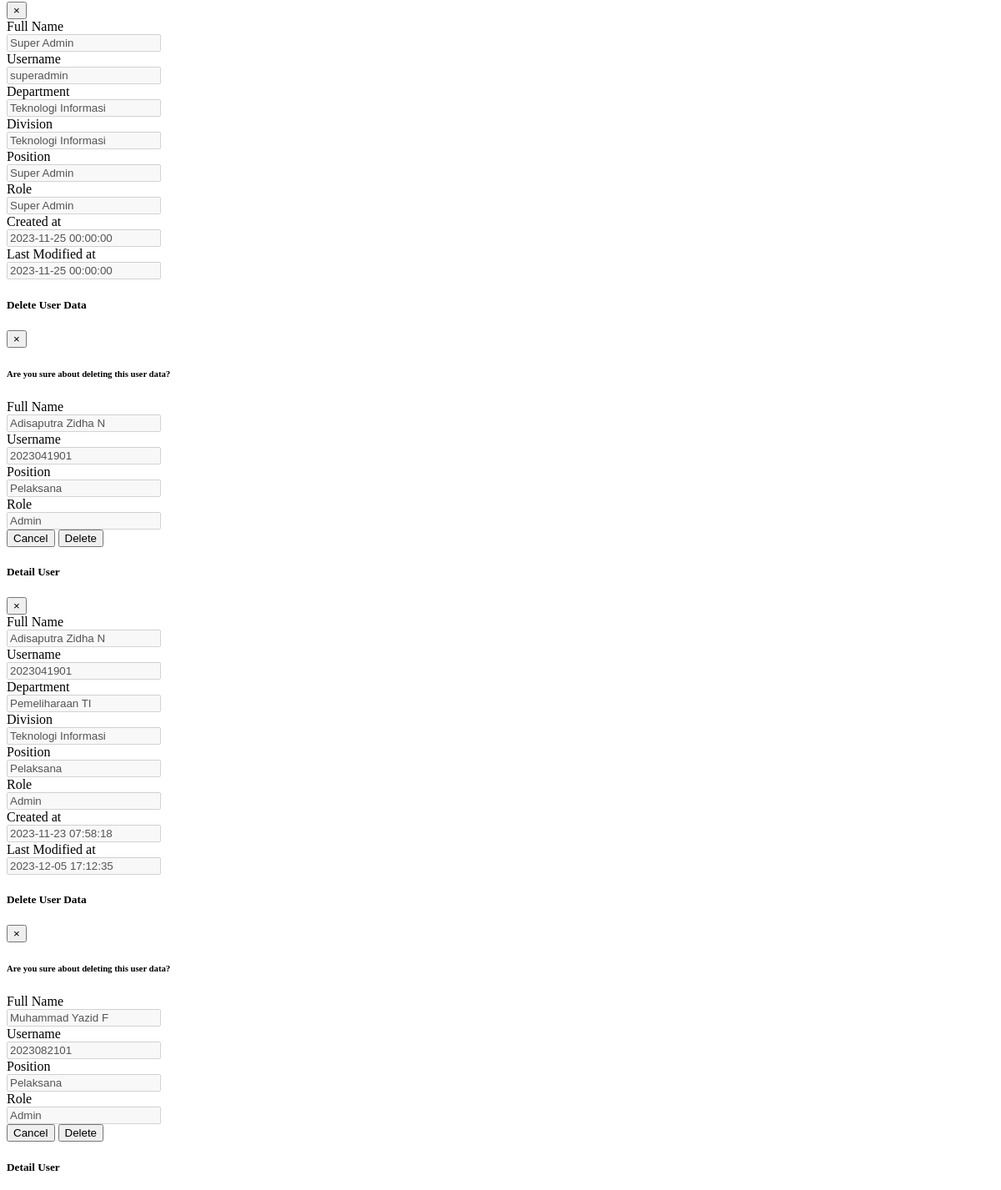
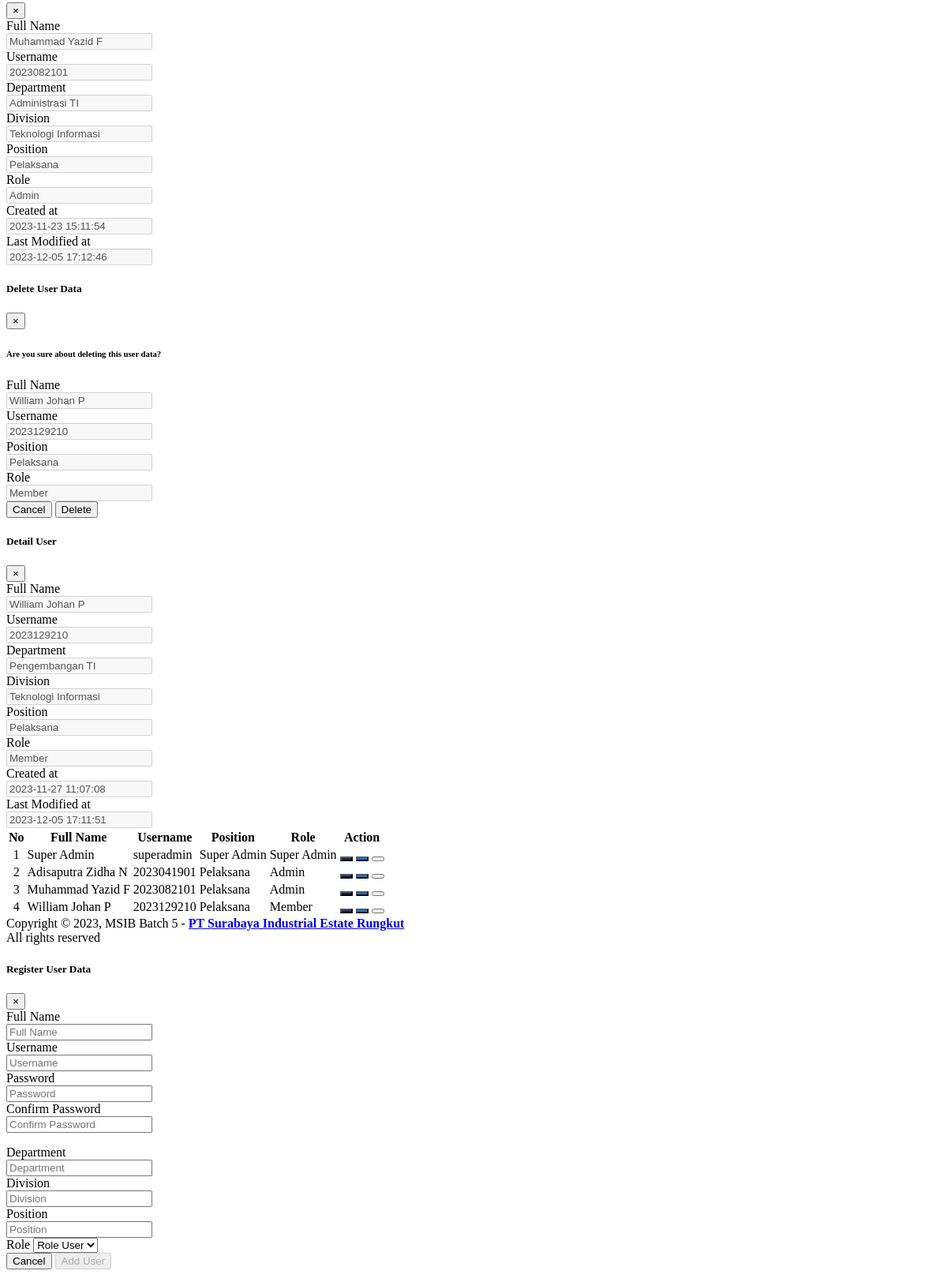
The app's page /page/dashboard/userManagement.php (signed in, lower part), older data (2 pictures, top to bottom).
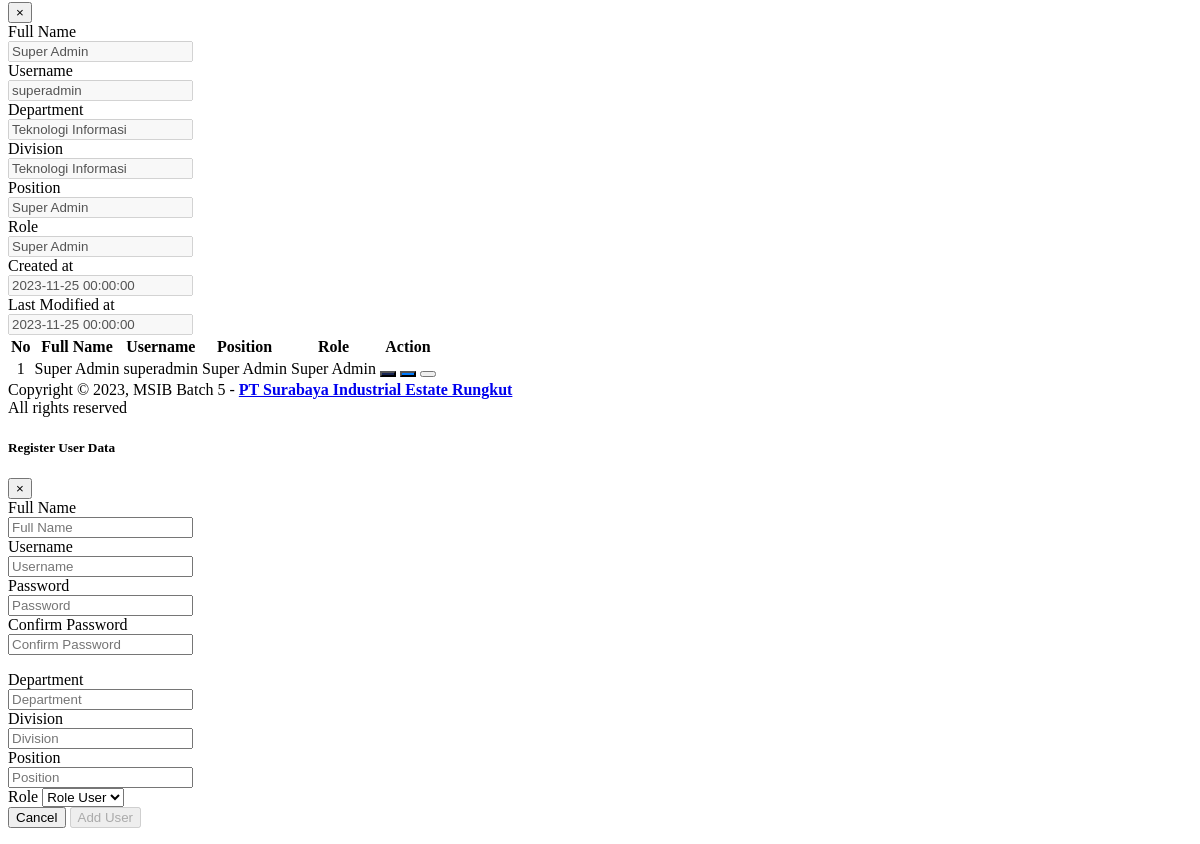
The same page, newer data.
### tables this page shows
CREATE TABLE `user` (
  `id` int NOT NULL,
  `full_name` varchar(128) DEFAULT NULL,
  `username` varchar(128) NOT NULL UNIQUE,
  `password` varchar(128) NOT NULL,
  `position` varchar(128) DEFAULT NULL,
  `department` varchar(128) DEFAULT NULL,
  `division` varchar(128) DEFAULT NULL,
  `role` int DEFAULT NULL COMMENT '0: superadmin, 1: admin, 2: member, 3: guest',
  `created_at` datetime NOT NULL,
  `lastmodified_at` datetime NOT NULL
);

### page/element/navbar-sidebar.php (called while the page is built, shortened)
<?php
  if(isset($_SESSION['username'])){
    $role_user = $_SESSION['role'];
  } else {
    header("Location: ?page=portal");
  }
?>

### page/dashboard/userManagement.php (the view, shortened to what the rows shown need)
</head>
<body>
<div class="wrapper">
  <?php
    require "./page/element/navbar-sidebar.php"
  ?>
  <div class="content-wrapper">
  <div class="content">
    <div class="container-fluid">
      <div class="row">
        <div class="col-lg-12">
            <div class="card">
              <div class="card-body">
                <table id="dataManagementTable" class="table table-bordered table-striped">
                  <thead>
                  <tr>
                    <th style="text-align: center;">No</th>
                    <th style="text-align: center;">Full Name</th>
                    <th style="text-align: center;">Username</th>
                    <th style="text-align: center;">Position</th>
                    <th style="text-align: center;">Role</th>
                    <th style="text-align: center;">
                      <?php
                        $nameTable = "";
                        if ($role_user == 0) {
                          $nameTable = "Action";
                        } else {
                          $nameTable = "Detail";
                        }
                        echo $nameTable
                      ?>
                    </th>
                  </tr>
                  </thead>
                  <tbody>
                  <?php
                    require "././event/connection_db.php";
                    $sql = "SELECT * FROM user
                            WHERE role != 3 AND username != 'system'
                            ORDER BY id ASC";
                    $result = mysqli_query($conn, $sql);
                    $i = 0;
                    while($row = mysqli_fetch_array($result)){
                      $i++;
                      $modalId = "modalDetailUser$i";
                      $modalDelete = "modalDeleteUsers$i";
                  ?>
                    <tr>
                      <td style="text-align: center;"><?php echo $i ?></td>
                      <td><?php echo $row['full_name'] ?></td>
                      <td><?php echo $row['username'] ?></td>
                      <td><?php echo $row['position'] ?></td>
                      <td><?php
                            $statuss = $row['role'];
                            if ($statuss == 0) {
                              $statuss = 'Super Admin';
                            } else if ($statuss == 1) {
                              $statuss = 'Admin';
                            } else {
                              $statuss = 'Member';
                            }
                          ?>
                        <?php echo $statuss; ?>
                      </td>
                      <td style="text-align: center;">
                        <button class="btn" style="background: #172554;"
                          data-toggle="modal" data-target="#<?php echo $modalId; ?>">
                        </button>
                        <?php if($role_user == 0): ?>
                          <button class="btn" style="background: #007bff;">
                          </button>
                          <button class="btn btn-danger" data-toggle="modal"
                            data-target="#<?php echo $modalDelete; ?>">
                          </button>
                        <?php endif; ?>
                      </td>
                    </tr>
                    <div class="modal fade" id="<?php echo $modalDelete; ?>">
                      <div class="modal-dialog">
                        <form action="?event=userDelete" method="POST">
                        <div class="modal-content">
                          <div class="modal-header">
                            <h5 class="pt-1">Delete User Data</h5>
                            <button type="button" class="close" data-dismiss="modal"
                            aria-label="Close"><span aria-hidden="true">&times;</span>
                            </button>
                          </div>
                          <div class="modal-body">
                            <div class="pb-2">
                              <h6>Are you sure about deleting this user data?</h6>
                            </div>
                            <div class="row">
                              <div class="col-sm-6">
                                <div class="form-group">
                                  <label for="fullNameDeleteUser">Full Name</label>
                                  <div class="input-group">
                                    <input type="text" class="form-control inputMe" disabled
                                      id="fullNameDeleteUser" name="fullNameDeleteUser"
                                      value="<?php echo $row['full_name'] ?>">
                                  </div>
                                </div>
                              </div>
                              <div class="col-sm-6">
                                <div class="form-group">
                                  <label for="usernameDeleteUser">Username</label>
                                  <div class="input-group">
                                    <input type="text" class="form-control inputMe" disabled
                                      id="usernameDeleteUser" name="usernameDeleteUser"
                                      value="<?php echo $row['username'] ?>">
                                  </div>
                                </div>
                              </div>
                            </div>
                            <div class="row">
                              <div class="col-sm-8">
                                <div class="form-group">
                                  <label for="positionDeleteUser">Position</label>
                                  <div class="input-group">
                                    <input type="text" class="form-control inputMe" disabled
                                      id="positionDeleteUser" name="positionDeleteUser"
                                      value="<?php echo $row['position'] ?>">
                                  </div>
                                </div>
                              </div>
                              <div class="col-sm-4">
                                <div class="form-group">
                                  <label for="roleDeleteUser">Role</label>
                                  <div class="input-group">
                                    <input type="text" class="form-control inputMe" disabled
                                      id="roleDeleteUser" name="roleDeleteUser"
                                      value="<?php echo $statuss; ?>">
                                  </div>
                                </div>
                              </div>
                            </div>
                          </div>
                          <div class="modal-footer justify-content-between">
                            <button type="button" class="btn btn-danger btnSet" data-dismiss="modal">Cancel</button>
                            <button type="submit" class="btn btnMe btnSet">Delete</button>
                          </div>
                          </div>
                        </form>
                      </div>
                    </div>
                    <div class="modal fade" id="<?php echo $modalId; ?>">
                      <div class="modal-dialog">
                        <div class="modal-content">
                          <div class="modal-header">
                            <h5 class="pt-1">Detail User</h5>
                            <button type="button" class="close" data-dismiss="modal"
                            aria-label="Close"><span aria-hidden="true">&times;</span>
                            </button>
                          </div>
                            <div class="modal-body">
                              <div class="form-group">
                                <label for="fullNameDetailUser">Full Name</label>
                                <div class="input-group">
                                  <input type="text" class="form-control inputMe" disabled
                                    id="fullNameDetailUser" name="fullNameDetailUser"
                                    value="<?php echo $row['full_name'] ?>">
                                </div>
                              </div>
                              <div class="form-group">
                                <label for="usernameDetailUser">Username</label>
                                <div class="input-group">
                                  <input type="text" class="form-control inputMe" disabled
                                    id="usernameDetailUser" name="usernameDetailUser"
                                    value="<?php echo $row['username'] ?>">
                                </div>
                              </div>
                              <div class="row">
                                <div class="col-sm-6">
                                  <div class="form-group">
                                    <label for="departmentDetailUser">Department</label>
                                    <div class="input-group">
                                      <input type="text" class="form-control inputMe" disabled
                                        id="departmentDetailUser" name="departmentDetailUser"
                                        value="<?php echo $row['department'] ?>">
                                    </div>
                                  </div>
                                </div>
                                <div class="col-sm-6">
                                  <div class="form-group">
                                    <label for="divisionDetailUser">Division</label>
                                    <div class="input-group">
                                      <input type="text" class="form-control inputMe" disabled
                                        id="divisionDetailUser" name="divisionDetailUser"
                                        value="<?php echo $row['division'] ?>">
                                    </div>
                                  </div>
                                </div>
                              </div>
                              <div class="row">
                                <div class="col-sm-8">
                                  <div class="form-group">
                                    <label for="positionDetailUser">Position</label>
                                    <div class="input-group">
                                      <input type="text" class="form-control inputMe" disabled
                                        id="positionDetailUser" name="positionDetailUser"
                                        value="<?php echo $row['position'] ?>">
                                    </div>
                                  </div>
                                </div>
                                <div class="col-sm-4">
                                  <div class="form-group">
                                    <label for="roleDetailUser">Role</label>
                                    <div class="input-group">
                                      <input type="text" class="form-control inputMe" disabled
                                        id="roleDetailUser" name="roleDetailUser"
                                        value="<?php echo $statuss; ?>">
                                    </div>
                                  </div>
                                </div>
                              </div>
                              <div class="row">
                                <div class="col-sm-6">
                                  <div class="form-group">
                                    <label for="createdEditUser">Created at</label>
                                    <div class="input-group">
                                      <input type="text" class="form-control inputMe" disabled
                                        id="createdEditUser" name="createdEditUser"
                                        value="<?php echo $row['created_at']; ?>">
                                    </div>
                                  </div>
                                </div>
                                <div class="col-sm-6">
                                  <div class="form-group">
                                    <label for="lastmodifiedEditUser">Last Modified at</label>
                                    <div class="input-group">
                                      <input type="text" class="form-control inputMe" disabled
                                        id="lastmodifiedEditUser" name="lastmodifiedEditUser"
                                        value="<?php echo $row['lastmodified_at']; ?>">
                                    </div>
                                  </div>
                                </div>
                            </div>
                            </div>
                        </div>
                      </div>
                    </div>
                    <?php } mysqli_close($conn); ?>
                  </tbody>
                </table>
              </div>
            </div>
        </div>
      </div>
    </div>
  </div>
  <?php
    require "./page/element/footer.php"
  ?>

Row changes from the older to the newer data that the page shows:
removed user: full_name "Adisaputra Zidha N", username "2023041901", position "Pelaksana", role "Admin", fullNameDeleteUser "Adisaputra Zidha N", usernameDeleteUser "2023041901", positionDeleteUser "Pelaksana", roleDeleteUser "Admin", fullNameDetailUser "Adisaputra Zidha N", usernameDetailUser "2023041901", departmentDetailUser "Pemeliharaan TI", divisionDetailUser "Teknologi Informasi", positionDetailUser "Pelaksana", roleDetailUser "Admin", createdEditUser "2023-11-23 07:58:18", lastmodifiedEditUser "2023-12-05 17:12:35"
removed user: full_name "Muhammad Yazid F", username "2023082101", position "Pelaksana", role "Admin", fullNameDeleteUser "Muhammad Yazid F", usernameDeleteUser "2023082101", positionDeleteUser "Pelaksana", roleDeleteUser "Admin", fullNameDetailUser "Muhammad Yazid F", usernameDetailUser "2023082101", departmentDetailUser "Administrasi TI", divisionDetailUser "Teknologi Informasi", positionDetailUser "Pelaksana", roleDetailUser "Admin", createdEditUser "2023-11-23 15:11:54", lastmodifiedEditUser "2023-12-05 17:12:46"
removed user: full_name "William Johan P", username "2023129210", position "Pelaksana", role "Member", fullNameDeleteUser "William Johan P", usernameDeleteUser "2023129210", positionDeleteUser "Pelaksana", roleDeleteUser "Member", fullNameDetailUser "William Johan P", usernameDetailUser "2023129210", departmentDetailUser "Pengembangan TI", divisionDetailUser "Teknologi Informasi", positionDetailUser "Pelaksana", roleDetailUser "Member", createdEditUser "2023-11-27 11:07:08", lastmodifiedEditUser "2023-12-05 17:11:51"
